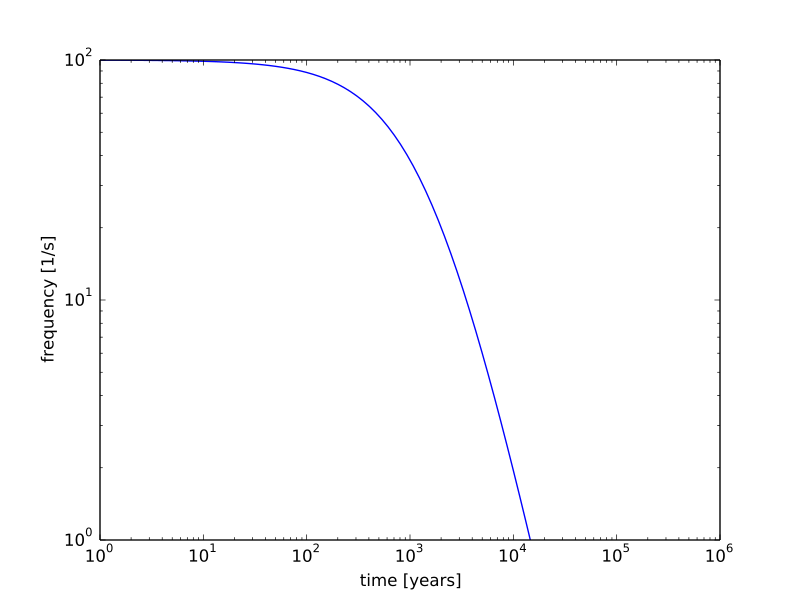

Python code for this plot:
import numpy as np
import matplotlib.pyplot as plt
from astropy.units import Quantity
from gammapy.astro.source import Pulsar

t = Quantity(np.logspace(0, 6, 100), 'yr')
pulsar = Pulsar(P_0=Quantity(0.01, 's'), logB=12)
plt.plot(t.value, 1 / pulsar.period(t).cgs.value, color='b')
plt.xlabel('time [years]')
plt.ylabel('frequency [1/s]')
plt.ylim(1E0, 1E2)
plt.loglog()
plt.show()
